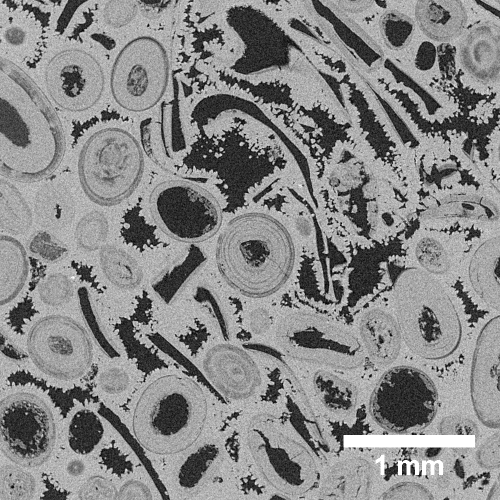
#> input picture source/4.png, 1000 x 1000 px, found by its file name (shown at 1/2 size)
$ python demo_ocr2.py   (older library calls are emulated)
#> lines starting #> are read from the running program, lines starting #| are printed output that depends on the picture; after the words box and inside, x2 and y2 are one past the last pixel; in counts of white or black regions, pixels touching at a corner belong together
import cv2
import numpy as np


def match_loc(model_imgpath,test_imgpath): # 通过匹配获取目标图片相对位置
#> called with model_imgpath = 'E:\\cv_pre2seg\\source\\4.png', test_imgpath = 'E:\\cv_pre2seg\\source\\4.png'
    model_img = cv2.imread(model_imgpath)
#> model_img is the input picture: shape (1000, 1000, 3); min 0, max 255, mean 136.2
    test_img = cv2.imread(test_imgpath)

    b_model, g_model, r_model = cv2.split(model_img)
    b_test, g_test, r_test = cv2.split(test_img)
    w, h = g_model.shape[::-1]
#> w = 1000; h = 1000

    result = cv2.matchTemplate(g_test, g_model, cv2.TM_CCOEFF_NORMED)
#> result = [1]
    (min_val, score, min_loc, max_loc) = cv2.minMaxLoc(result)
#> min_val = 1; score = 1; min_loc = (0, 0); max_loc = (0, 0)
    bottom_right = (max_loc[0] + w, max_loc[1] + h)
#> bottom_right = (1000, 1000)
    print('max_loc',max_loc)
#| max_loc (0, 0)
    kuang = cv2.rectangle(test_img, max_loc, bottom_right, 255, 2)
    cv2.imshow('test_img',kuang)
    cv2.waitKey(0)
    return test_img,max_loc, g_test


def Morph_exam(test_img,g_test):
    sobel = cv2.Sobel(g_test, cv2.CV_8U, 1, 0, ksize=3)
    ret, binary = cv2.threshold(sobel, 0, 255, cv2.THRESH_OTSU + cv2.THRESH_BINARY)
    cv2.imshow('binary',binary)
    cv2.waitKey(0)

    # 形态核：膨胀让轮廓突出--- 腐蚀去掉细节--再膨胀，让轮廓更明显
    element1 = cv2.getStructuringElement(cv2.MORPH_RECT, (30, 9))
    element2 = cv2.getStructuringElement(cv2.MORPH_RECT, (24, 6))

    dilation = cv2.dilate(binary, element2, iterations=1)
    erosion = cv2.erode(dilation, element1, iterations=1)
    dilation2 = cv2.dilate(erosion, element2, iterations=2)
    cv2.imshow('dilation2',dilation2)
    cv2.waitKey(0)

    # 查找轮廓和筛选文字区域
    region = []
    # _,contours, hierarchy = cv2.findContours(dilation2, cv2.RETR_TREE, cv2.CHAIN_APPROX_SIMPLE)
    contours, hierarchy = cv2.findContours(dilation2, cv2.RETR_TREE, cv2.CHAIN_APPROX_SIMPLE)
    # _,contours, hierarchy = cv2.findContours(dilation2, cv2.RETR_TREE, cv2.CHAIN_APPROX_SIMPLE)
    for i in range(len(contours)):
        cnt = contours[i]
        area = cv2.contourArea(cnt)
        if (area < 800):
            continue
        rect = cv2.minAreaRect(cnt)
        print("rect is: ",rect)

        # 获取box四点坐标, 根据文字特征，筛选可能是文本区域的矩形。
        box = cv2.boxPoints(rect)
        box = np.int0(box)
        height = abs(box[0][1] - box[2][1])
        width = abs(box[0][0] - box[2][0])
        if (height > width * 1.3):
            continue
        region.append(box)

    # 绘制轮廓
    for box in region:
        cv2.drawContours(test_img, [box], 0, (0, 255, 0), 2)
    cv2.imshow('img', test_img)
    cv2.waitKey(0)
    return region

if __name__ == '__main__':
    # model_imgpath = 'E:\\cv_pre2seg\\source\\ocr.jpg'
    # test_imgpath = 'E:\\cv_pre2seg\\source\\ocr.jpg'
    model_imgpath = 'E:\\cv_pre2seg\\source\\4.png'
    test_imgpath = 'E:\\cv_pre2seg\\source\\4.png'
    test_img,max_loc, g_test = match_loc(model_imgpath, test_imgpath)
#> max_loc = (0, 0)
    Morph_exam(test_img,g_test)
#> in Morph_exam, `sobel = cv2.Sobel(g_test, cv2.CV_8U, 1, 0, ksize=3)`:
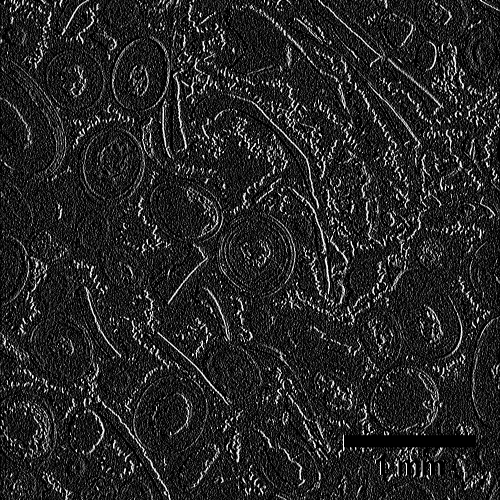
#> sobel: shape (1000, 1000) (shown at 1/2 size); min 0, max 255, mean 37.3
#> in Morph_exam, `ret, binary = cv2.threshold(sobel, 0, 255, cv2.THRESH_OTSU + cv2.THRES..`:
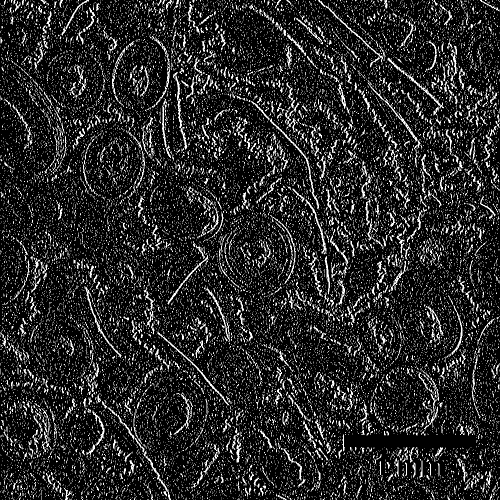
#> binary: shape (1000, 1000) (shown at 1/2 size); 15.7% white in thin lines or dots
#> in Morph_exam, `ret, binary = cv2.threshold(sobel, 0, 255, cv2.THRESH_OTSU + cv2.THRES..`: ret = 85
#> in Morph_exam, `dilation = cv2.dilate(binary, element2, iterations=1)`:
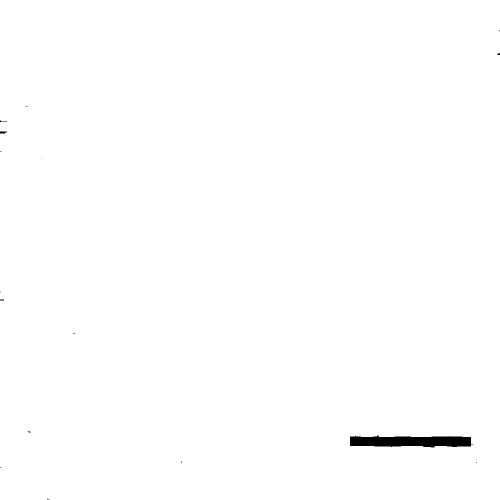
#> dilation: shape (1000, 1000) (shown at 1/2 size); 99.5% white; 16 black regions (14 under 20 px), largest, box (x1, y1, x2, y2) and area: (700, 871, 946, 895) 4663, (0, 263, 14, 267) 48
#> in Morph_exam, `erosion = cv2.erode(dilation, element1, iterations=1)`:
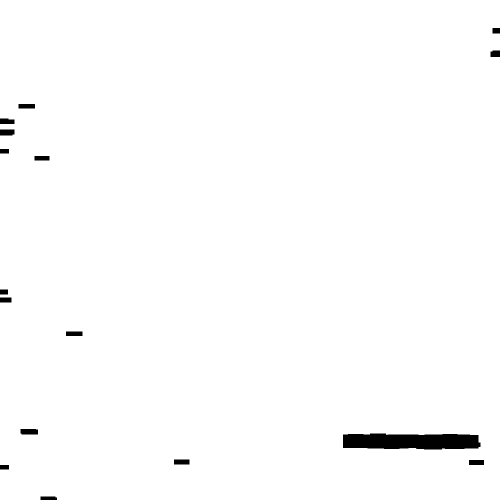
#> erosion: shape (1000, 1000) (shown at 1/2 size); 98.8% white; 16 black regions, largest, box (x1, y1, x2, y2) and area: (686, 867, 961, 899) 7811, (41, 858, 76, 869) 377, (0, 259, 29, 271) 340
#> in Morph_exam, `dilation2 = cv2.dilate(erosion, element2, iterations=2)`:
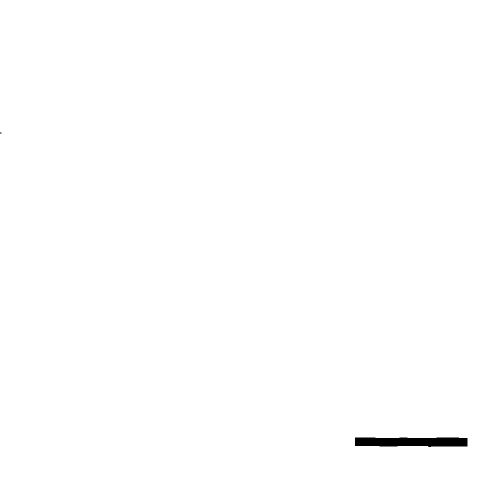
#> dilation2: shape (1000, 1000) (shown at 1/2 size); 99.6% white; 2 black regions (1 under 20 px)
#> in Morph_exam, `contours, hierarchy = cv2.findContours(dilation2, cv2.RETR_TREE, cv2.C..`: contours = 2 contours; box (x1, y1, x2, y2) and area: (0, 0, 1000, 1000) 997993, (709, 874, 936, 895) 4063
#> the loop in Morph_exam, `for i in range(len(contours)):` made 2 passes
#> (area, rect, box, height, width) on passes 1 to 2: (997993, ((499.5, 499.5), (999, 999), -90), [[999, 999], [0, 999], [0, 0], [999, 0]], 999, 999), (4063, ((822, 884), (20, 226), -90), [[935, 894], [709, 894], [709, 874], [935, 874]], 20, 226)
#| rect is:  ((499.5, 499.5), (999.0, 999.0), -90.0)
#| rect is:  ((822.0, 884.0), (20.0, 226.0), -90.0)
#> after the loop in Morph_exam, `for i in range(len(contours)):`: region = [[[999, 999], [0, 999], [0, 0], [999, 0]], [[935, 894], [709, 894], [709, 874], [935, 874]]]
#> the loop in Morph_exam, `for box in region:` made 2 passes
#> box on passes 1 to 2: [[999, 999], [0, 999], [0, 0], [999, 0]], [[935, 894], [709, 894], [709, 874], [935, 874]]
#> after the loop in Morph_exam, `for box in region:`:
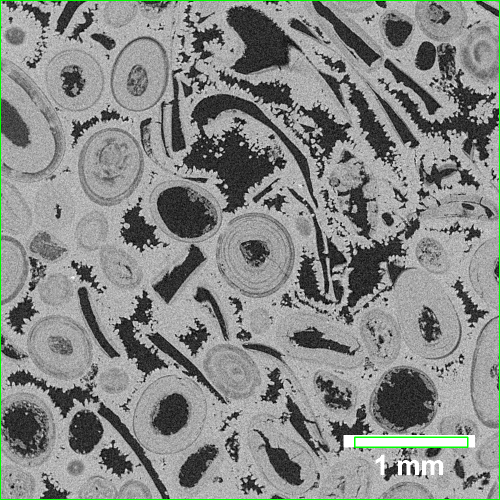
#> test_img: shape (1000, 1000, 3) (shown at 1/2 size); mean B, G, R 134.7, 137.1, 134.7
